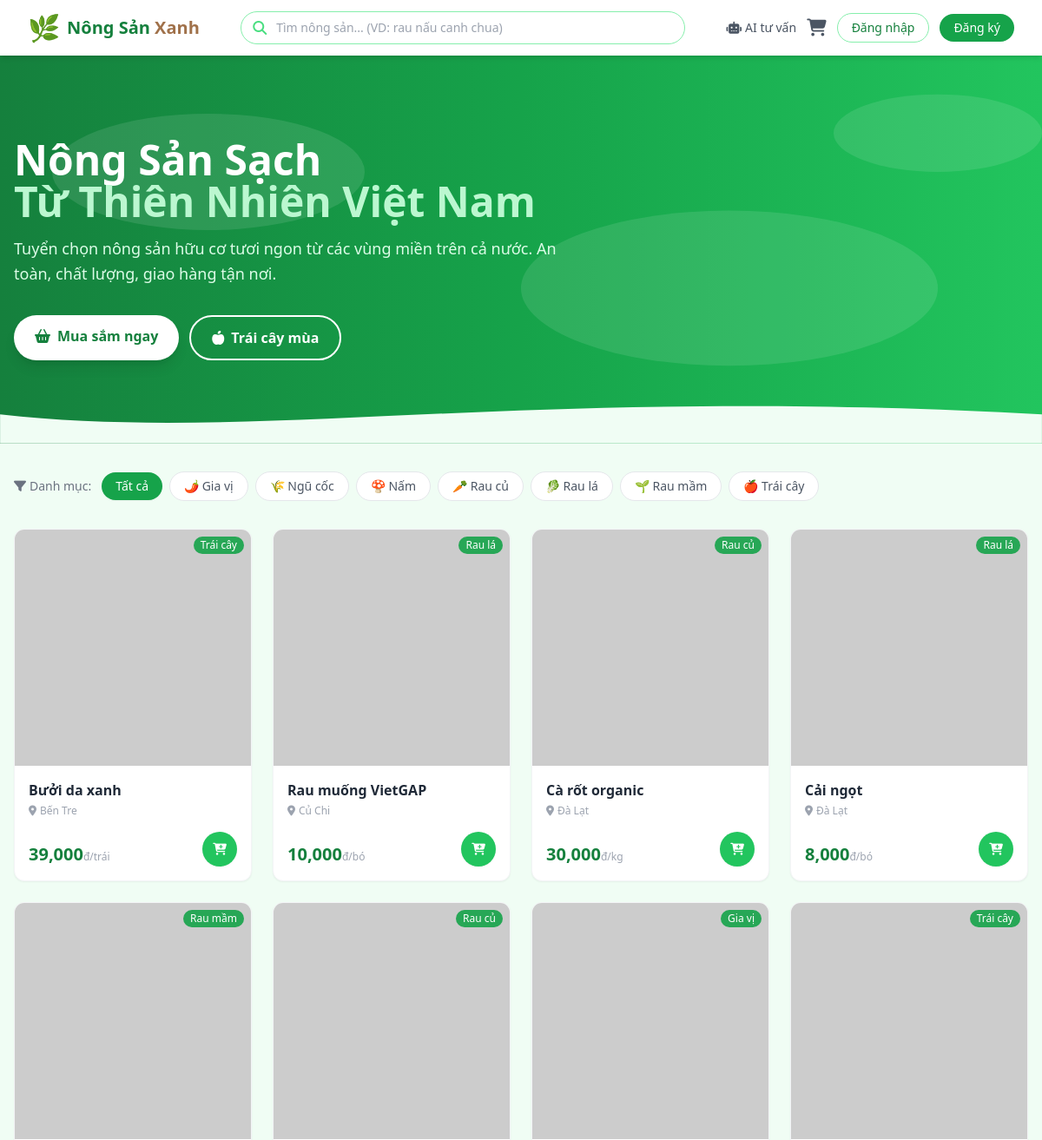
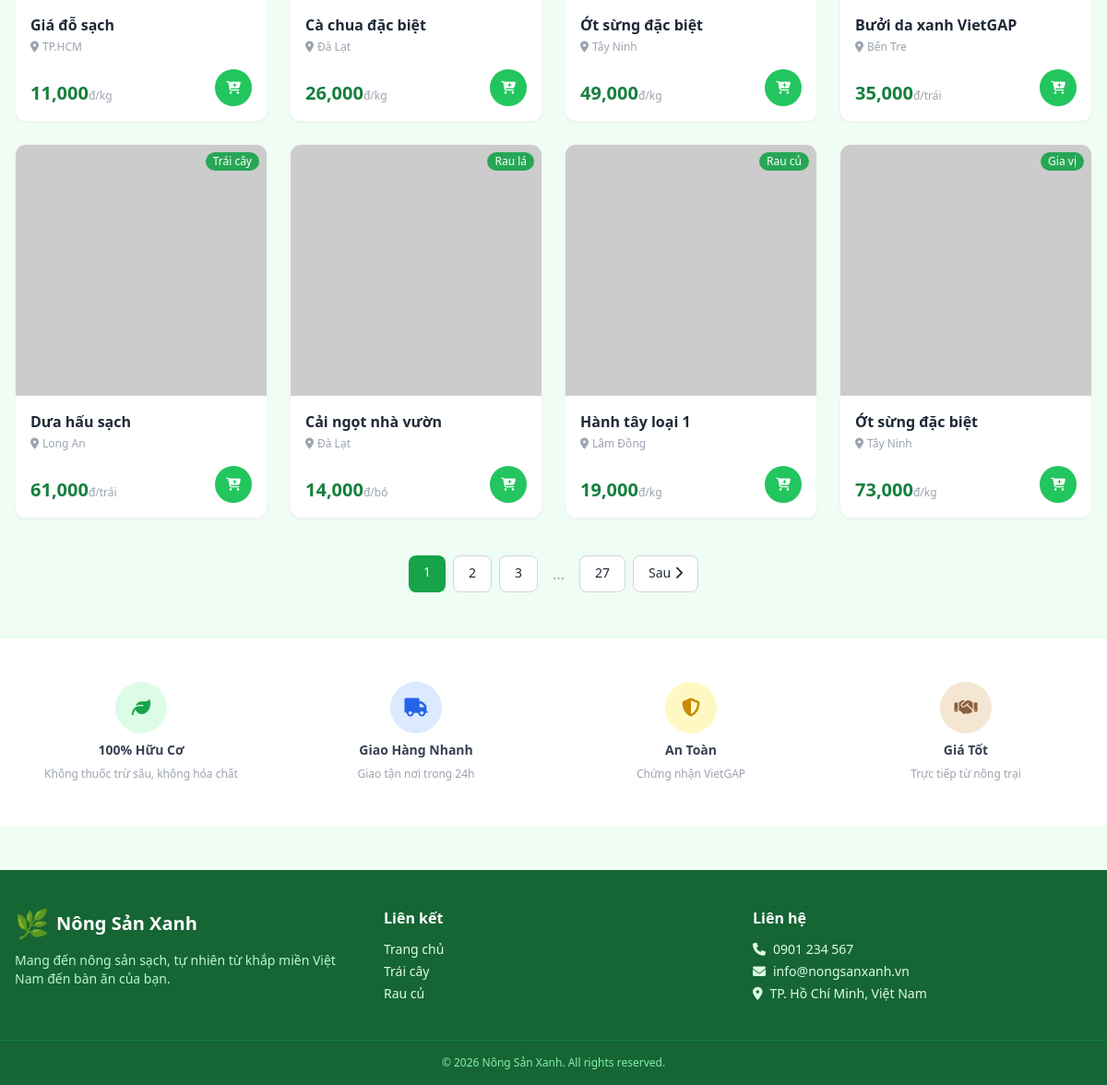
The page / on the database its author committed (2 pictures, top to bottom).
### models.py (models this page shows, shortened)
class Product(db.Model):
    __tablename__ = 'products'
    id = db.Column(db.Integer, primary_key=True)
    seller_id = db.Column(db.Integer, db.ForeignKey('users.id'), nullable=True, index=True)
    category_id = db.Column(db.Integer, db.ForeignKey('categories.id'), nullable=True, index=True)
    name = db.Column(db.String(200), nullable=False, index=True)
    description = db.Column(db.Text, nullable=True)
    price = db.Column(db.Float, nullable=False)
    stock = db.Column(db.Integer, nullable=False, default=0)
    unit = db.Column(db.String(20), nullable=False, default='kg')
    category = db.Column(db.String(100), nullable=True, index=True)  # giữ tương thích, sẽ đồng bộ với category_id
    image = db.Column(db.String(300), nullable=True, default='default.jpg')
    is_visible = db.Column(db.Boolean, default=True)
    origin = db.Column(db.String(150), nullable=True)
    created_at = db.Column(db.DateTime, default=datetime.utcnow)
    updated_at = db.Column(db.DateTime, default=datetime.utcnow, onupdate=datetime.utcnow)
    order_items = db.relationship('OrderItem', backref='product', lazy='dynamic')

### app.py (the view, shortened to what this page needs)
@app.route('/')
def index():
    page = request.args.get('page', 1, type=int)
    category = request.args.get('category', '')
    query = request.args.get('q', '')
    products_query = Product.query.filter_by(is_visible=True)
    if category:
        products_query = products_query.filter_by(category=category)
    products = products_query.order_by(Product.created_at.desc()).paginate(
        page=page, per_page=12, error_out=False
    )
    categories = db.session.query(Product.category).filter(
        Product.is_visible == True, Product.category.isnot(None)
    ).distinct().all()
    categories = [c[0] for c in categories]
    return render_template('index.html', products=products, categories=categories,
                           current_category=category, search_query=query)

### templates/index.html (shortened to what this page needs)
{% extends 'base.html' %}
{% block content %}
<section class="relative bg-gradient-to-r from-green-brand-700 via-green-brand-600 to-green-brand-500 text-white overflow-hidden">
    <div class="absolute inset-0 opacity-10">
        <svg class="w-full h-full" viewBox="0 0 100 100" preserveAspectRatio="none">
            <circle cx="20" cy="30" r="15" fill="white"/>
            <circle cx="70" cy="60" r="20" fill="white"/>
            <circle cx="90" cy="20" r="10" fill="white"/>
        </svg>
    </div>
    <div class="max-w-7xl mx-auto px-4 py-16 md:py-24 relative z-10">
        <div class="max-w-2xl">
            <h1 class="text-4xl md:text-5xl font-bold leading-tight mb-4">
                Nông Sản Sạch<br>
                <span class="text-green-brand-200">Từ Thiên Nhiên Việt Nam</span>
            </h1>
            <p class="text-green-brand-100 text-lg mb-8 leading-relaxed">
                Tuyển chọn nông sản hữu cơ tươi ngon từ các vùng miền trên cả nước.
                An toàn, chất lượng, giao hàng tận nơi.
            </p>
            <div class="flex flex-wrap gap-3">
                <a href="#products" class="bg-white text-green-brand-700 px-6 py-3 rounded-full font-semibold hover:bg-green-brand-50 transition shadow-lg">
                    <i class="fas fa-shopping-basket mr-2"></i>Mua sắm ngay
                </a>
                <a href="{{ url_for('index', category='Trái cây') }}" class="border-2 border-white text-white px-6 py-3 rounded-full font-semibold hover:bg-white hover:text-green-brand-700 transition">
                    <i class="fas fa-apple-whole mr-2"></i>Trái cây mùa
                </a>
            </div>
        </div>
    </div>
    <div class="absolute bottom-0 left-0 right-0">
        <svg viewBox="0 0 1440 80" fill="none" xmlns="http://www.w3.org/2000/svg">
            <path d="M0,40 C360,80 720,0 1440,40 L1440,80 L0,80 Z" fill="#f0fdf4"/>
        </svg>
    </div>
</section>
<section class="max-w-7xl mx-auto px-4 py-8">
    <div class="flex flex-wrap items-center gap-2">
        <span class="text-sm text-gray-500 font-medium mr-1"><i class="fas fa-filter mr-1"></i>Danh mục:</span>
        <a href="{{ url_for('index') }}"
           class="px-4 py-1.5 rounded-full text-sm font-medium transition
           {% if not current_category %}bg-green-brand-600 text-white shadow-sm{% else %}bg-white text-gray-600 border border-gray-200 hover:border-green-brand-300 hover:text-green-brand-700{% endif %}">
            Tất cả
        </a>
        {% for cat in categories %}
        <a href="{{ url_for('index', category=cat) }}"
           class="px-4 py-1.5 rounded-full text-sm font-medium transition
           {% if current_category == cat %}bg-green-brand-600 text-white shadow-sm{% else %}bg-white text-gray-600 border border-gray-200 hover:border-green-brand-300 hover:text-green-brand-700{% endif %}">
            {% if cat == 'Rau lá' %}🥬{% elif cat == 'Rau củ' %}🥕{% elif cat == 'Trái cây' %}🍎{% elif cat == 'Ngũ cốc' %}🌾{% elif cat == 'Gia vị' %}🌶️{% elif cat == 'Nấm' %}🍄{% elif cat == 'Rau mầm' %}🌱{% else %}📦{% endif %}
            {{ cat }}
        </a>
        {% endfor %}
    </div>
</section>
<section id="products" class="max-w-7xl mx-auto px-4 pb-12">
    {% if products.items %}
    <div class="grid grid-cols-2 sm:grid-cols-3 lg:grid-cols-4 gap-4 md:gap-6">
        {% for product in products.items %}
        <div class="product-card bg-white rounded-xl overflow-hidden shadow-sm border border-gray-100 flex flex-col">
            <a href="{{ url_for('product_detail', product_id=product.id) }}" class="block relative overflow-hidden aspect-square">
                <img src="{{ url_for('static', filename='uploads/' + product.image) }}"
                     alt="{{ product.name }}"
                     class="w-full h-full object-cover hover:scale-105 transition-transform duration-300"
                     onerror="this.src='https://placehold.co/400x400/e8d0b3/6d4a30?text={{ product.name[:6] }}'">
                <span class="absolute top-2 right-2 bg-green-brand-600/90 text-white text-xs px-2 py-0.5 rounded-full font-medium">{{ product.category }}</span>
            </a>
            <div class="p-3 md:p-4 flex-1 flex flex-col">
                <a href="{{ url_for('product_detail', product_id=product.id) }}" class="text-sm md:text-base font-semibold text-gray-800 hover:text-green-brand-700 transition line-clamp-2 mb-1">
                    {{ product.name }}
                </a>
                {% if product.origin %}
                <p class="text-xs text-gray-400 mb-2"><i class="fas fa-map-marker-alt mr-1"></i>{{ product.origin }}</p>
                {% endif %}
                <div class="mt-auto flex items-end justify-between pt-2">
                    <div>
                        <p class="text-lg md:text-xl font-bold text-green-brand-700">{{ "{:,.0f}".format(product.price) }}<span class="text-xs font-normal text-gray-400">đ/{{ product.unit }}</span></p>
                    </div>
                    {% if product.stock > 0 %}
                    <form action="{{ url_for('cart_add', product_id=product.id) }}" method="POST">
                        <button type="submit" class="w-9 h-9 md:w-10 md:h-10 bg-green-brand-500 text-white rounded-full hover:bg-green-brand-600 transition shadow-sm flex items-center justify-center" title="Thêm vào giỏ">
                            <i class="fas fa-cart-plus text-sm"></i>
                        </button>
                    </form>
                    {% else %}
                    <span class="text-xs text-red-400 font-medium">Hết hàng</span>
                    {% endif %}
                </div>
            </div>
        </div>
        {% endfor %}
    </div>
    {% if products.pages > 1 %}
    <div class="flex justify-center mt-10 gap-2">
        {% for page_num in products.iter_pages(left_edge=1, right_edge=1, left_current=2, right_current=2) %}
            {% if page_num %}
                <a href="{{ url_for('index', page=page_num, category=current_category, q=search_query) }}"
                   class="px-4 py-2 rounded-lg text-sm font-medium transition
                   {% if page_num == products.page %}bg-green-brand-600 text-white shadow-sm{% else %}bg-white border border-gray-300 hover:bg-green-brand-50{% endif %}">
                    {{ page_num }}
                </a>
            {% else %}
                <span class="px-2 py-2 text-gray-400">...</span>
            {% endif %}
        {% endfor %}
        {% if products.has_next %}
        <a href="{{ url_for('index', page=products.next_num, category=current_category, q=search_query) }}"
           class="px-4 py-2 bg-white border border-gray-300 rounded-lg text-sm hover:bg-green-brand-50 transition">
            Sau<i class="fas fa-chevron-right ml-1"></i>
        </a>
        {% endif %}
    </div>
    {% endif %}
    {% endif %}
</section>
<section class="bg-white border-t border-green-brand-100">
    <div class="max-w-7xl mx-auto px-4 py-12">
        <div class="grid grid-cols-2 md:grid-cols-4 gap-6 text-center">
            <div class="space-y-2">
                <div class="w-14 h-14 bg-green-brand-100 rounded-full flex items-center justify-center mx-auto">
                    <i class="fas fa-leaf text-green-brand-600 text-xl"></i>
                </div>
                <h4 class="font-semibold text-gray-700 text-sm">100% Hữu Cơ</h4>
                <p class="text-xs text-gray-400">Không thuốc trừ sâu, không hóa chất</p>
            </div>
            <div class="space-y-2">
                <div class="w-14 h-14 bg-blue-100 rounded-full flex items-center justify-center mx-auto">
                    <i class="fas fa-truck text-blue-600 text-xl"></i>
                </div>
                <h4 class="font-semibold text-gray-700 text-sm">Giao Hàng Nhanh</h4>
                <p class="text-xs text-gray-400">Giao tận nơi trong 24h</p>
            </div>
            <div class="space-y-2">
                <div class="w-14 h-14 bg-yellow-100 rounded-full flex items-center justify-center mx-auto">
                    <i class="fas fa-shield-halved text-yellow-600 text-xl"></i>
                </div>
                <h4 class="font-semibold text-gray-700 text-sm">An Toàn</h4>
                <p class="text-xs text-gray-400">Chứng nhận VietGAP</p>
            </div>
            <div class="space-y-2">
                <div class="w-14 h-14 bg-earth-100 rounded-full flex items-center justify-center mx-auto">
                    <i class="fas fa-handshake text-earth-600 text-xl"></i>
                </div>
                <h4 class="font-semibold text-gray-700 text-sm">Giá Tốt</h4>
                <p class="text-xs text-gray-400">Trực tiếp từ nông trại</p>
            </div>
        </div>
    </div>
</section>
{% endblock %}

### rows shown on the page
Product: category "Trái cây", name "Bưởi da xanh", origin "Bến Tre", price "39,000", unit "trái"
Product: category "Rau lá", name "Rau muống VietGAP", origin "Củ Chi", price "10,000", unit "bó"
Product: category "Rau củ", name "Cà rốt organic", origin "Đà Lạt", price "30,000", unit "kg"
Product: category "Rau lá", name "Cải ngọt", origin "Đà Lạt", price "8,000", unit "bó"
Product: category "Rau mầm", name "Giá đỗ sạch", origin "TP.HCM", price "11,000", unit "kg"
Product: category "Rau củ", name "Cà chua đặc biệt", origin "Đà Lạt", price "26,000", unit "kg"
Product: category "Gia vị", name "Ớt sừng đặc biệt", origin "Tây Ninh", price "49,000", unit "kg"
Product: category "Trái cây", name "Bưởi da xanh VietGAP", origin "Bến Tre", price "35,000", unit "trái"
Product: category "Trái cây", name "Dưa hấu sạch", origin "Long An", price "61,000", unit "trái"
Product: category "Rau lá", name "Cải ngọt nhà vườn", origin "Đà Lạt", price "14,000", unit "bó"
Product: category "Rau củ", name "Hành tây loại 1", origin "Lâm Đồng", price "19,000", unit "kg"
Product: category "Gia vị", name "Ớt sừng đặc biệt", origin "Tây Ninh", price "73,000", unit "kg"

### other values the page prints
{{ cat }} "Gia vị" "Ngũ cốc" "Nấm" "Rau củ" "Rau lá" "Rau mầm" "Trái cây"
{{ page_num }} "1" "2" "3" "27"
